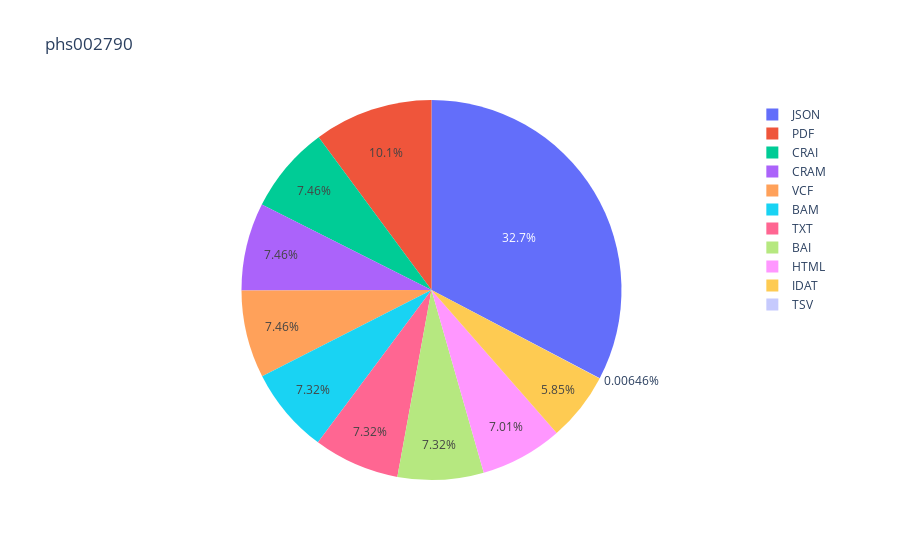
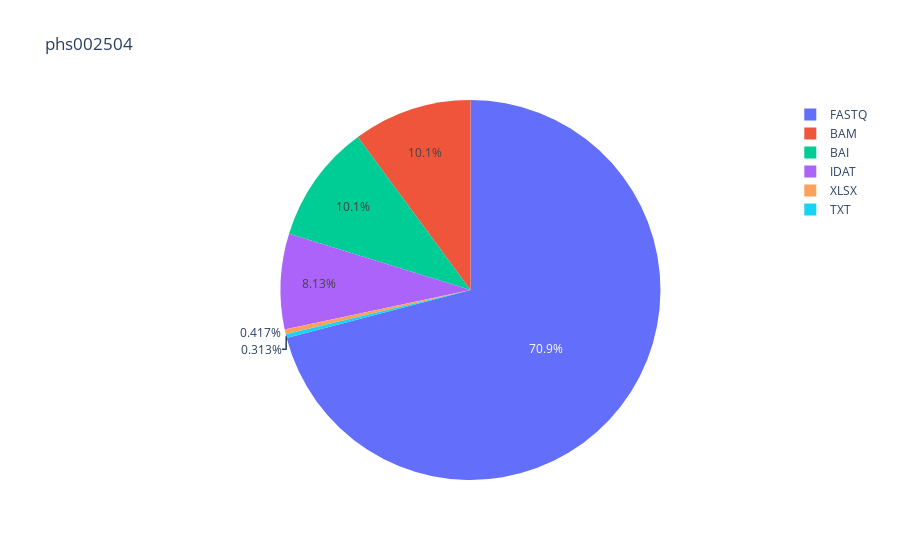
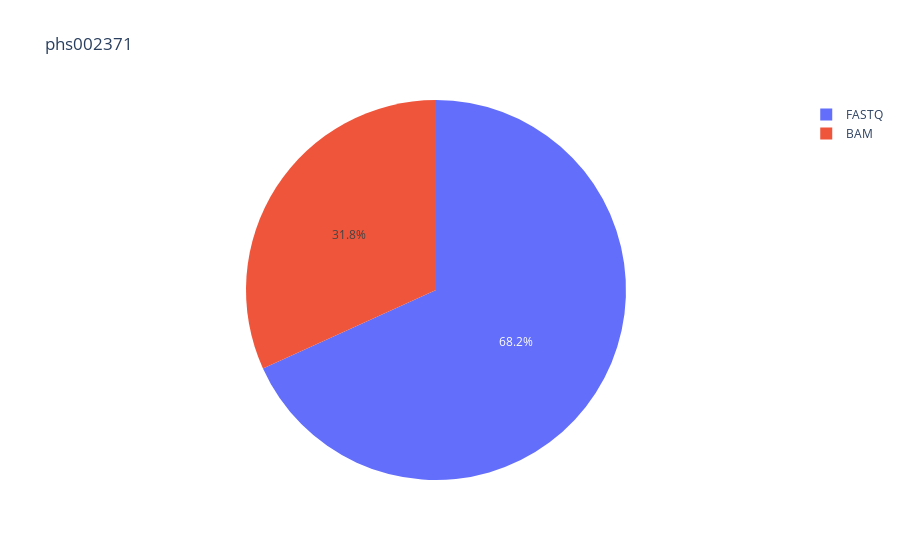
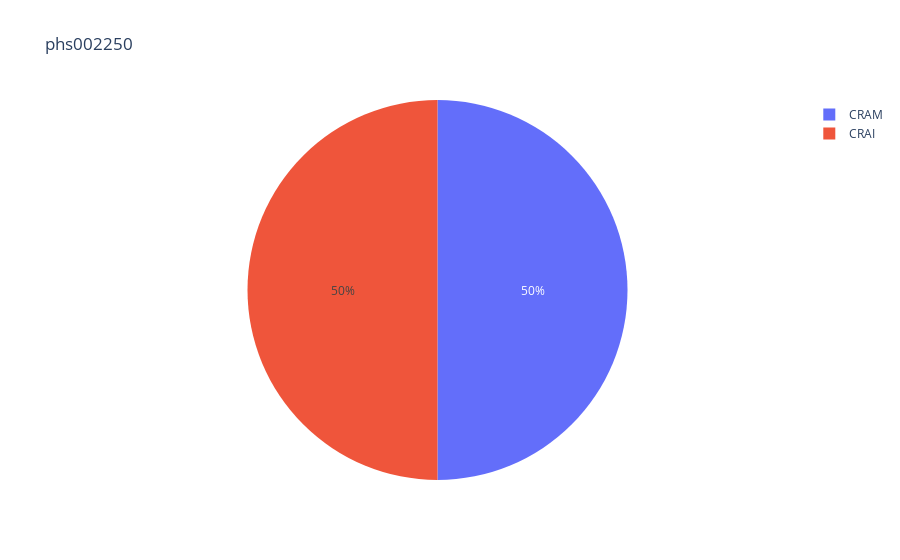

The cell these charts' notebook holds for them, in order:
### Code cell
for phs in phslist:
    df2 = typecountdf.query("PHS==@phs")
    #pprint.pprint(df2)
    cats = df2['FileType']
    vals = df2['Count']
    fig = px.pie(df2, values='Count', names = 'FileType', title=phs)
    fig.show()

### Figure 1 — Plotly figure (JSON) as saved in the notebook; plotly's stock layout.template omitted (floating-point values rounded to 4 significant figures)
{"data": [{"domain": {"x": [0, 1], "y": [0, 1]}, "hovertemplate": "FileType=%{label}<br>Count=%{value}<extra></extra>", "labels": ["CRAI", "HTML", "JSON", "PDF", "BAM", "TXT", "CRAM", "BAI", "IDAT", "VCF", "TSV"], "legendgroup": "", "name": "", "showlegend": true, "type": "pie", "values": [3462, 3255, 15179, 4698, 3396, 3396, 3462, 3396, 2716, 3462, 3]}], "layout": {"autosize": true, "legend": {"tracegroupgap": 0}, "title": {"text": "phs002790"}}}

### Figure 2 — Plotly figure (JSON) as saved in the notebook; plotly's stock layout.template omitted (floating-point values rounded to 4 significant figures)
{"data": [{"domain": {"x": [0, 1], "y": [0, 1]}, "hovertemplate": "FileType=%{label}<br>Count=%{value}<extra></extra>", "labels": ["FASTQ", "IDAT", "BAM", "BAI", "TXT", "XLSX"], "legendgroup": "", "name": "", "showlegend": true, "type": "pie", "values": [681, 78, 97, 97, 3, 4]}], "layout": {"autosize": true, "legend": {"tracegroupgap": 0}, "title": {"text": "phs002504"}}}

### Figure 3 — Plotly figure (JSON) as saved in the notebook; plotly's stock layout.template omitted (floating-point values rounded to 4 significant figures)
{"data": [{"domain": {"x": [0, 1], "y": [0, 1]}, "hovertemplate": "FileType=%{label}<br>Count=%{value}<extra></extra>", "labels": ["FASTQ", "BAM"], "legendgroup": "", "name": "", "showlegend": true, "type": "pie", "values": [12956, 6033]}], "layout": {"autosize": true, "legend": {"tracegroupgap": 0}, "title": {"text": "phs002371"}}}

### Figure 4 — Plotly figure (JSON) as saved in the notebook; plotly's stock layout.template omitted (floating-point values rounded to 4 significant figures)
{"data": [{"domain": {"x": [0, 1], "y": [0, 1]}, "hovertemplate": "FileType=%{label}<br>Count=%{value}<extra></extra>", "labels": ["CRAM", "CRAI"], "legendgroup": "", "name": "", "showlegend": true, "type": "pie", "values": [146, 146]}], "layout": {"autosize": true, "legend": {"tracegroupgap": 0}, "title": {"text": "phs002250"}}}
